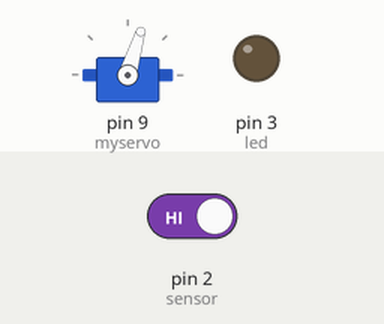
This sketch was run on a simulated Arduino Uno, built with avr-gcc and run on an emulated ATmega328P. Shown: servo, output pins drawn as LEDs (lit = HIGH). The test bench sets the inputs (shaded band); at power-on: pin 2 (sensor) HIGH. What the sketch prints to the serial monitor is not drawn.

Above: at 1.2 s.
1.3 s: pin 2 (sensor) driven LOW
At 3.0 s:
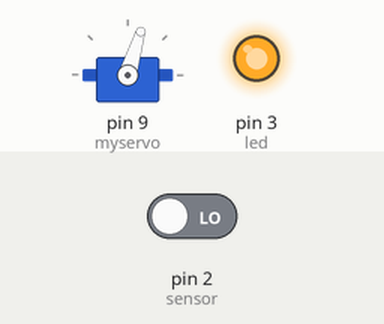
At 8.2 s:
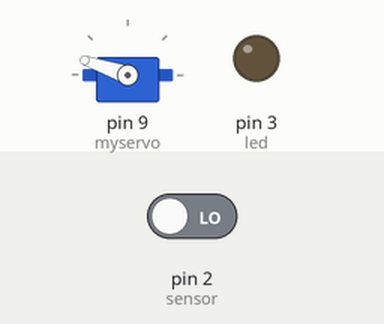
Timing chart, 0 to 9.7 s (numbered marks = the images above; inputs shaded):
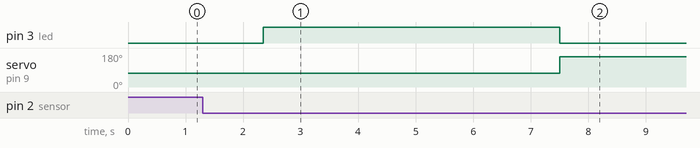

Measured:
- after the input at 1.3 s, pin 3 (led): LOW → HIGH after 1.1 s, → LOW 5.2 s later; servo on pin 9 (myservo): 73° → 161° after 6.2 s

The sketch:

Sugar_now2.ino
```cpp
#include <Servo.h>
Servo myservo;
int sensor = 2; // ประกาศตัวแปรเครื่องหยอดเหรียญ
int led = 3; // ประกาศตัวแปร LED แสดงการทำงาน
int i = 0; // ประกาศตัวแปร นับจำนวนเหรียญ
int coin = 0; // ประกาศตัวแปร มูลค่าของเหรียญ ในที่นี้เป็น 10
int count = 0; // ประกาศตัวแปร นับการรับสัญญาณจากเครื่องหยอดเหรียญ
boolean isCounter = false; // กำหนดให้ isCounter เป็นตัวแปรที่ไม่เป็นจริง


void setup() {
  myservo.attach(9);
  pinMode(sensor, INPUT);
  pinMode(led, OUTPUT); // กำหนดให้ตัวแปร led เป็นการส่งออกสัญญาณ
  attachInterrupt(0, doCounter, FALLING); // ทำงานแบบ interrupt เบอร์ 0 ในนี้คือขา 2
  // เมื่อเกิดเหตุการณ์ แรงดันที่ขา 2 มีการเปลี่ยนแปลงจากสัญญาณสูงเป็นต่ำ ให้ทำในฟังก์ชั่น doCounter
  Serial.begin(9600);
  myservo.writeMicroseconds(1300);
}

void loop() {
  if (isCounter == true) { // เมื่อ isCounter เป็นจริงให้เข้าเงื่อนไขทำงานถัดไป
    isCounter = false; // ตั้งให้ไม่เป็นจริงเหมือนเดิมเพื่อ set การทำงานใหม่
    if (count >= 1) { // เมื่อ count มีค่ามากกว่าหรือเท่ากับ 1 ให้ทำงาน
      i = i + 1; // นับเหรียญโดยเพิ่มทีละหนึ่ง
      Serial.print("จำนวนเหรียญ : ");
      Serial.println(i);
      coin = i * 10; // คำนวณค่าเหรียญในที่นี้คือ 10 สามารถเปลี่ยนได้
      Serial.println("น้ำตาล : 500g");
      Serial.print("จำนวนเงิน : ");
      Serial.print(coin);
      Serial.println(" บาท");
      delay(1000); // หน่วงเวลา 1 วินาที
      coin = 0; // set ค่าให้เป็นเท่าเดิมเพื่อรับการทำงานใหม่
      i = 0; // set ค่าให้เป็นเท่าเดิมเพื่อรับการทำงานใหม่
      digitalWrite (led, HIGH);
      myservo.writeMicroseconds(1300);
//myservo.write(45); // สั่งให้ Servo หมุนไปองศาที่ 90
      Serial.println();
      Serial.print("ระบบทำงาน");
      Serial.println();
      Serial.print("LED ON");
      Serial.println();
      Serial.println();
      delay(5000); // หน่วงเวลา 5 วินาที
      Serial.print("เคลียร์เหรียญ / จำนวนเงิน");
      Serial.println();
      Serial.print("จำนวนเหรียญ : ");
      Serial.println(i);
      Serial.print("จำนวนเงิน : ");
      Serial.print(coin);
      Serial.println(" บาท");
      Serial.println();
      Serial.print("หยุดการทำงานของระบบ");
      Serial.println();
      digitalWrite (led, LOW);
     // myservo.write(90); // สั่งให้ Servo หมุนไปองศาที่ 0
      myservo.writeMicroseconds(2200);
      Serial.print("LED OFF");
      Serial.println();
      Serial.println();
      count = 0; // set ค่าให้เป็นเท่าเดิมเพื่อรับการทำงานใหม่
    }
  }

}

void doCounter() { // เมื่อเซ็นเซอร์ตรวจจับวัตถุ
  isCounter = true;
  count++; // ให้ตัวแปร count เพิ่มค่าบวก 1
  delay(1000); // หน่วงเวลา 1 วินาที
}
```
